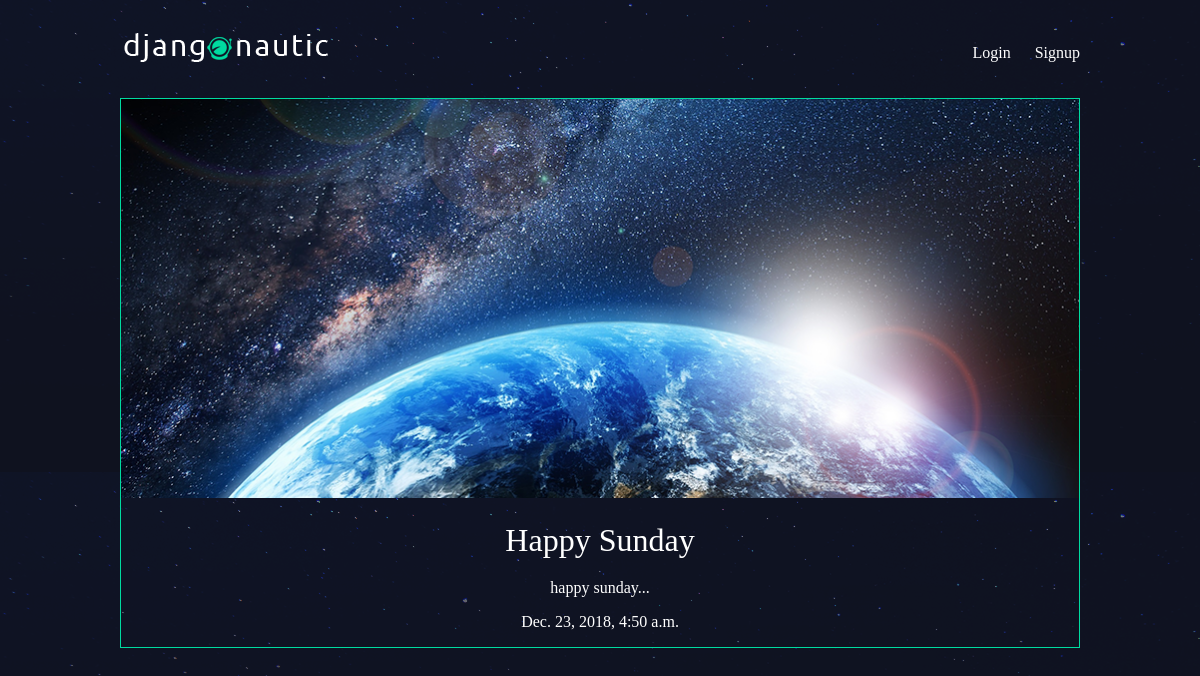
Screenshot of /articles/happy-sunday/ with the database file from the repository.
### articles/models.py (models this page shows, shortened)
class Article(models.Model):
    title = models.CharField(max_length = 100)
    slug = models.SlugField()
    body = models.TextField()
    date = models.DateTimeField(auto_now_add = True)
    thumb = models.ImageField(default='default.png', blank=True)
    author = models.ForeignKey(User, default=None)

### articles/views.py (the view)
# urls.py: url(r'^(?P<slug>[\w-]+)/$', views.article_detail, name = 'detail'),
def article_detail(request, slug):
    article = Article.objects.get(slug=slug)
    return render(request, 'articles/article_detail.html', {'article': article})

### articles/templates/articles/article_detail.html
{% extends 'base_layout.html' %}
{% block content %}
  <div class="article-detail">
    <div class="article">
      <img src="{{ article.thumb.url }}" alt="">
      <h2>{{ article.title }}</h2>
      <p>{{ article.body }}</p>
      <p>{{ article.date }}</p>
    </div>
  </div>
{% endblock %}

### assets/style.css (style rules this page uses)
body { background-color: #0f121f; background-image: url(stars.png); background-repeat-y: no-repeat; color: #fff; }
body * { font-family: Ubuntu; }
h1, h2, h3, h4, h5 { font-weight: normal; margin: 0; }
.article { padding: 10px; border: 1px solid #00dba0; position: relative; padding-bottom: 40px; }
.article h2 { font-size: 1.2em; }
.article-detail .article { padding: 0; }
.article-detail .article img { max-width: 100%; }
.article-detail .article h2 { text-align: center; margin: 20px auto; font-size: 2em }
.article-detail .article p { text-align: center; }

### rows the page displays
Article: thumb (picture), title "Happy Sunday", body "happy sunday...", date "Dec. 23, 2018, 4:50 a.m."
